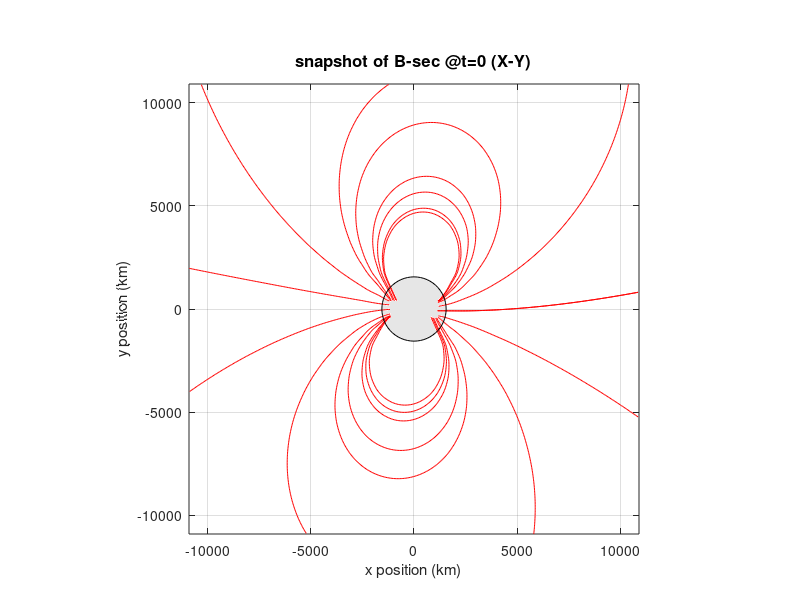

Write the MATLAB code that produced this figure. (Note: this script raises an error after producing the figure.)
%% visualizing b_sec at one time - 2d

clear
% define constants

r_m = 1560; % Europa radius (km)
B_prim = 250; % approximate background field AMPLITUDE nT
A = 0.95; % amplitude response factor
phi = 0.14; % phase lag in radians (around 8 deg)
omega = 2*pi / (11.23 * 3600); % synodic freq. (rad/sec), 11.23 hr period

t = 0; % taking a snapshot

% inducing field direction
e0x = [1;0;0];
e0y = [0;1;0];
% bz is constant, so no change in background field in z means no induction
% response, so there is no e0z

%%%%%%%%%%%%%%%%%%%%%%%%%%%%%%%%%%%%%%%%%%%%%%%%%%%%%%%%%%%%%%%%%%%%%%%%%%%%%%%%%%%%%%%%%%%%%


% create spatial grid (x-y plane)
grid_limit = 7 * r_m; % view up to 7 planetary radii out 
[X,Y] = meshgrid(linspace(-grid_limit, grid_limit, 30), ...
    linspace(-grid_limit,grid_limit, 30));

Z = zeros(size(X)); % slicing through z=0

% compute secondary field components (bx,by,bz) at every point 
% initialize arrays to hold magnetic field vector components

Bx_spatial = zeros(size(X));
By_spatial = zeros(size(X));
Bz_spatial = zeros(size(X));


%%%%%%%%%%%%%%%%%%%%%%%%%%%%%%%%%%%%%%%%%%%%%%%%%%%%%%%%%%%%%%%%%%%%%%%%%%%%%%%%%%%%%%%%%%%%%

% loop through each grid point to calculate the spatial part of eqn (3)
for i = 1:numel(X)

    % define position vector r from center of moon
    r_vec = [X(i); Y(i); Z(i)];
    r = norm(r_vec);

    % mask field inside the moon to avoid division by 0
    if r < r_m
        continue;
    end


    % X EQUATION
    % calculate dot prod (r . e0x)
    r_dot_e0x = dot(r_vec, e0x);

    % evaluate spatial vector bracket: 3*(r . e0)*r - (r^2)*e0
    spatial_bracketx = 3 * r_dot_e0x * r_vec - (r^2) * e0x;

    % compute spatial coefficient: - (A * B_prim * r_m^3) / (2 * r^5)
    coefx = - (A * B_prim * r_m^3) * (cos (omega * t - phi)) / (2 *r^5);


    % Y EQUATION
    % calculate dot prod (r . e0y)
    r_dot_e0y = dot(r_vec, e0y);

    % evaluate spatial vector bracket: 3*(r . e0)*r - (r^2)*e0
    spatial_brackety = 3 * r_dot_e0y * r_vec - (r^2) * e0y;

    % compute spatial coefficient: - (A * B_prim * r_m^3) / (2 * r^5)
    coefy = - (A * B_prim * r_m^3) * (sin (omega * t - phi)) / (2 *r^5);



    % store vector components
    B_vector = (coefx * spatial_bracketx) + (coefy * spatial_brackety);
    Bx_spatial(i) = B_vector(1);
    By_spatial(i) = B_vector(2);
    Bz_spatial(i) = B_vector(3);    

end



Bx = Bx_spatial;
By = By_spatial;


%%%%%%%%%%%%%%%%%%%%%%%%%%%%%%%%%%%%%%%%%%%%%%%%%%%%%%%%%%%%%%%%%%%%%%%%%%%%%%%%%%%%%%%%%%%%%

% create static figure
figure('Color','b');
hold on;



% seeds of the streamlines

theta = linspace(0, 2*pi, 20); % 20 angles around a circle
seed_x = 3 * r_m * cos(theta); % circle just outside Europa's radius
seed_y = 3 * r_m * sin(theta);

% plot mag field vectors
h1 = streamline(X,Y,Bx,By,seed_x, seed_y);
h2 = streamline(X,Y,-Bx,-By,seed_x, seed_y);

% draw Europa as filled circle
rectangle('Position',[-r_m, -r_m, 2*r_m, 2*r_m], 'Curvature', [1,1], ...
    'FaceColor', [0.9 0.9 0.9], 'EdgeColor','k');


set(h1, 'Color', 'r', 'LineWidth', 0.5);
set(h2, 'Color', 'r', 'LineWidth', 0.5);




% grid formatting
axis equal; 
xlim([-grid_limit, grid_limit]);
ylim([-grid_limit, grid_limit]);
xlabel('x position (km)', 'FontSize', 11);
ylabel('y position (km)', 'FontSize', 11);
title('snapshot of B-sec @t=0 (X-Y)', 'FontSize', 12);
grid on;
box on;

ax = gca;
set(ax, 'Position', [0.13, 0.11, 0.775, 0.75]);
% [left, bottom, width, height]

t1 = title('snapshot of B-sec @t=0 (X-Y)', 'FontSize', 12);
t1.Units = 'normalized';
t1.Position(2) = 1.10;
